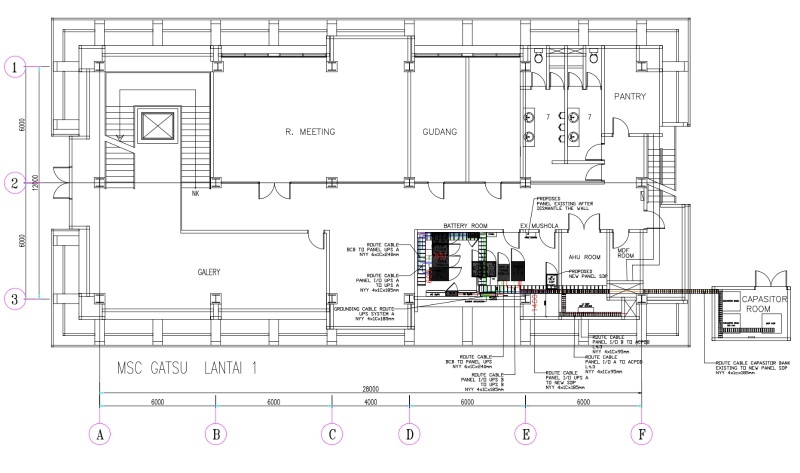
#> input picture floorplan/plan.jpeg, 1600 x 945 px (shown at 1/2 size)
$ python -i iou.py   (imports and definitions only)
#> lines starting #> are read from the running program, lines starting #| are printed output that depends on the picture; after the words box and inside, x2 and y2 are one past the last pixel; in counts of white or black regions, pixels touching at a corner belong together
#> further down, picture is the input picture: shape (945, 1600, 3); mean B, G, R 240.8, 240.7, 240.8
#> in plan_wall_mask, `_, dark = cv2.threshold(gray, 0, 255, cv2.THRESH_BINARY_INV + cv2.THRE..`:
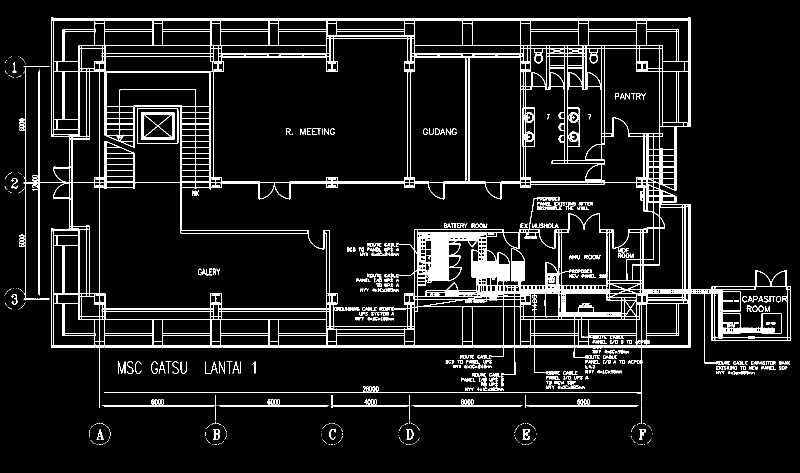
#> dark: shape (945, 1600) (shown at 1/2 size); 7.8% white in thin lines or dots, all inside (x1, y1, x2, y2) = (9, 35, 1582, 890)
### core/extraction/ocr.py
"""Global OCR (PRD/04-extraction.md §2.1): RapidOCR on the upscaled image, plus a 90° pass for vertical text."""

from dataclasses import dataclass
from functools import cache

import cv2
import numpy as np

BBox = tuple[float, float, float, float]  # x0, y0, x1, y1


@dataclass(frozen=True)
class OcrItem:
    text: str
    bbox: BBox  # pixels of the input image
    angle: int  # text orientation in the input image: 0 (horizontal) or 90 (vertical)
    conf: float


# [10 lines left out: function restore_bbox, not called in this run]


@cache
def _engine():
    from rapidocr_onnxruntime import RapidOCR

    return RapidOCR()


# [6 lines left out: function _iou, not called in this run]


def _angle(box: BBox, text: str) -> int:
    # Orientation from the box shape; single characters are ambiguous ("1" is tall), so treat as 0.
    return 90 if len(text.strip()) >= 2 and (box[3] - box[1]) > (box[2] - box[0]) else 0


def _ocr_pass(img: np.ndarray, upscale: float, rotated_w: int | None) -> list[OcrItem]:
    result, _ = _engine()(img)
    items = []
    for points, text, score in result or []:
        xs = [p[0] for p in points]
        ys = [p[1] for p in points]
        box = restore_bbox((min(xs), min(ys), max(xs), max(ys)), upscale, rotated_w)
        items.append(OcrItem(text=text, bbox=box, angle=_angle(box, text), conf=float(score)))
    return items


def run_ocr(image: np.ndarray, upscale: float = 2.0) -> list[OcrItem]:
    if image.ndim == 2:
        image = cv2.cvtColor(image, cv2.COLOR_GRAY2BGR)
    big = cv2.resize(image, None, fx=upscale, fy=upscale, interpolation=cv2.INTER_CUBIC)
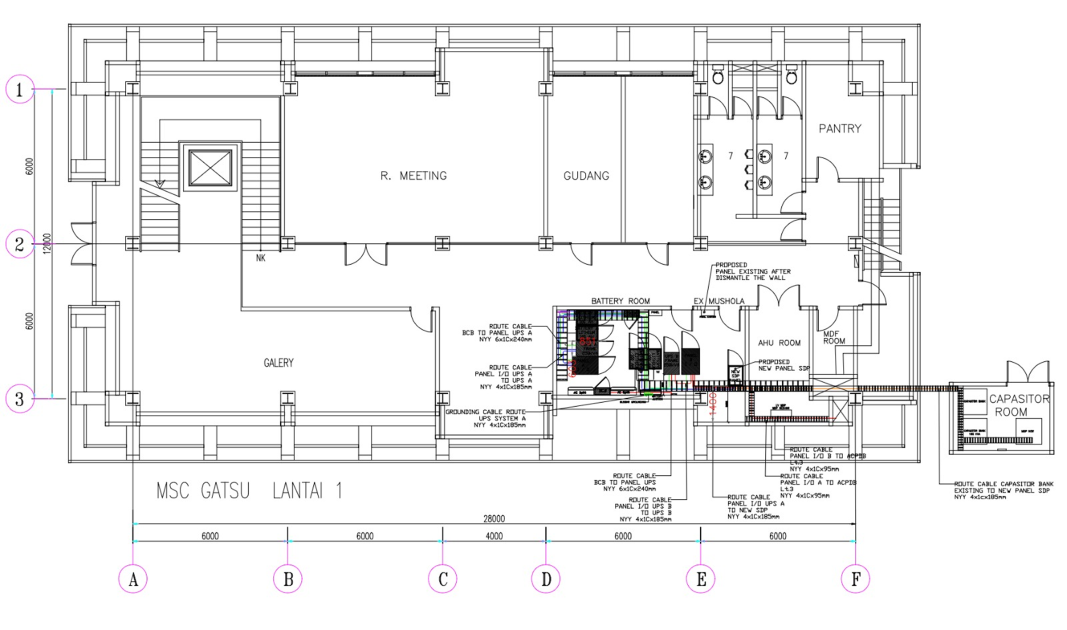
#> big: shape (1890, 3200, 3) (shown at 1/3 size); mean B, G, R 240.4, 240.2, 240.4
    rot = cv2.rotate(big, cv2.ROTATE_90_CLOCKWISE)
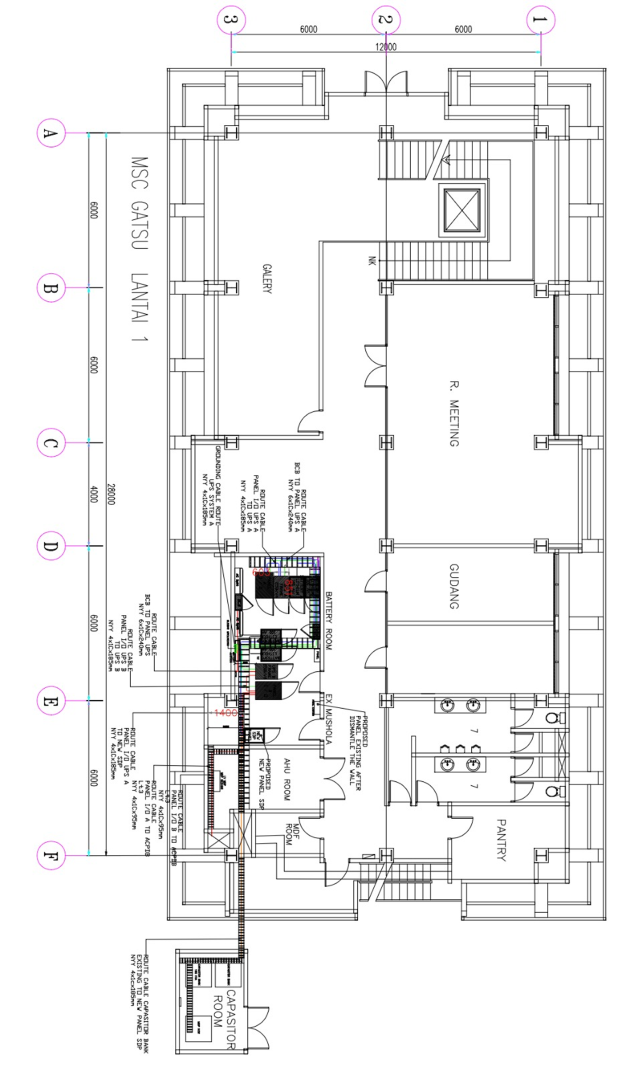
#> rot: shape (3200, 1890, 3) (shown at 1/3 size); mean B, G, R 240.4, 240.2, 240.4
    # RapidOCR's angle classifier reads rotated text in both passes, so the passes overlap. On a
    # conflict, trust the pass that matches the text orientation: the 0° pass reads vertical
    # "6000" as "0009"; the rotated pass misreads single grid characters ("3" as "C").
    flat = _ocr_pass(big, upscale, None)
    rotated = _ocr_pass(rot, upscale, rot.shape[1])
    keep_flat = [f for f in flat if not any(r.angle == 90 and _iou(r.bbox, f.bbox) > 0.5 for r in rotated)]
    keep_rot = [r for r in rotated if r.angle == 90 or all(_iou(r.bbox, f.bbox) <= 0.5 for f in flat)]
    return keep_flat + keep_rot


# [13 lines left out: function ocr_crop, not called in this run]

### core/verify/iou.py
"""Top-down IoU between the rendered model and a wall mask from the plan (PRD/06 §6)."""

import cv2
import numpy as np

MIN_COMPONENT_PX = 40


def plan_wall_mask(image: np.ndarray, ocr: bool = True) -> np.ndarray:
    """Simple wall mask: ink pixels (Otsu threshold), text removed, double lines closed, thin lines opened away.

    ponytail: M2 heuristic, only for specs without an extraction run (imported); stage 8 otherwise uses
    the chosen candidate's wall mask (05_validate/wall_mask.png).
    """
    gray = cv2.cvtColor(image, cv2.COLOR_BGR2GRAY) if image.ndim == 3 else image
    # Otsu adapts to the drawing's ink tone (JPEG wall lines are often grey, not black)
    _, dark = cv2.threshold(gray, 0, 255, cv2.THRESH_BINARY_INV + cv2.THRESH_OTSU)
    if ocr:
        from core.extraction.ocr import run_ocr

        for item in run_ocr(image):
            x0, y0, x1, y1 = (round(v) for v in item.bbox)
            cv2.rectangle(dark, (x0 - 2, y0 - 2), (x1 + 2, y1 + 2), 0, -1)
#> this loop made 0 passes
    closed = cv2.morphologyEx(dark, cv2.MORPH_CLOSE, np.ones((7, 7), np.uint8))
    opened = cv2.morphologyEx(closed, cv2.MORPH_OPEN, np.ones((3, 3), np.uint8))
    n, labels, stats, _ = cv2.connectedComponentsWithStats(opened, 8)
    keep = np.zeros(n, bool)
    keep[1:] = stats[1:, cv2.CC_STAT_AREA] >= MIN_COMPONENT_PX
    return np.where(keep[labels], 255, 0).astype(np.uint8)


def _dilate(m: np.ndarray) -> np.ndarray:
    return cv2.dilate((m > 0).astype(np.uint8), np.ones((3, 3), np.uint8)) > 0


def iou(render_mask: np.ndarray, plan_mask: np.ndarray) -> float:
    """|R ∩ P| / |R ∪ P| after a 1 px dilation of both, as rasterisation tolerance."""
    r, p = _dilate(render_mask), _dilate(plan_mask)
    union = np.logical_or(r, p).sum()
    return float(np.logical_and(r, p).sum() / union) if union else 0.0


def diff_image(render_mask: np.ndarray, plan_mask: np.ndarray) -> np.ndarray:
    """Green = both, red = plan only, blue = model only (BGR)."""
    r, p = render_mask > 0, plan_mask > 0
    out = np.full((*r.shape, 3), 255, np.uint8)
    out[r & p] = (0, 170, 0)
    out[p & ~r] = (0, 0, 220)
    out[r & ~p] = (220, 0, 0)
    return out

>>> import cv2
>>> picture = cv2.imread('../../floorplan/plan.jpeg')
#> (the run stopped early here; a loop or call above may not have finished)
